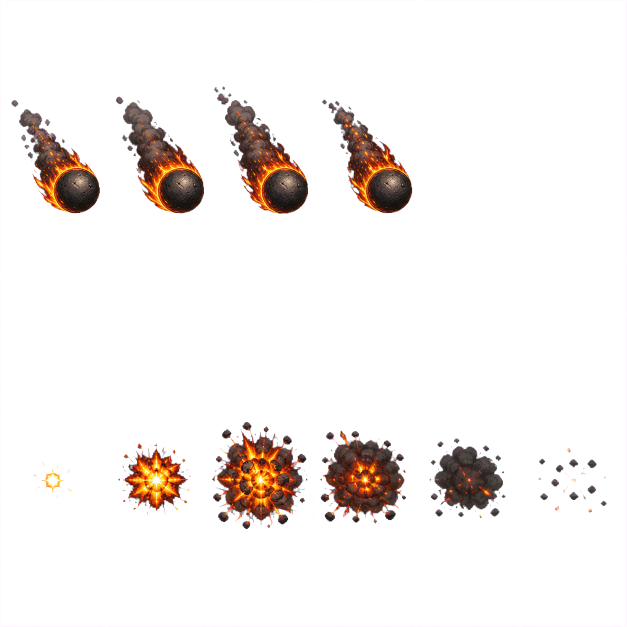
#> input picture docs/generated/campaign-bombardment-source-alpha.png, 1254 x 1254 px (shown at 1/2 size)
$ python extract_bombardment_effects.py
#> lines starting #> are read from the running program, lines starting #| are printed output that depends on the picture
#!/usr/bin/env python3
"""Export registered bombardment animation strips from the generated atlas."""

from __future__ import annotations

import argparse
from pathlib import Path

from PIL import Image


ROOT = Path(__file__).resolve().parents[1]
SOURCE = ROOT / "docs/generated/campaign-bombardment-source-alpha.png"
SHELL_OUTPUT = ROOT / "assets/sprites/effects/bombardment_shell_strip.png"
IMPACT_OUTPUT = ROOT / "assets/sprites/effects/bombardment_impact_strip.png"
FRAME_SIZE = 96
CONTENT_SIZE = 88


def _cell(source: Image.Image, column: int, row: int) -> Image.Image:
    left = round(column * source.width / 6) + 4
    right = round((column + 1) * source.width / 6) - 4
    top = round(row * source.height / 2) + 4
    bottom = round((row + 1) * source.height / 2) - 4
    return source.crop((left, top, right, bottom))


def _registered_frames(cells: list[Image.Image]) -> list[Image.Image]:
    boxes = []
    for index, cell in enumerate(cells):
        box = cell.getchannel("A").getbbox()
        if box is None:
            raise ValueError(f"Frame {index} contains no visible pixels")
        boxes.append(box)

    union = (
        min(box[0] for box in boxes),
        min(box[1] for box in boxes),
        max(box[2] for box in boxes),
        max(box[3] for box in boxes),
    )
    width = union[2] - union[0]
    height = union[3] - union[1]
    scale = CONTENT_SIZE / max(width, height)
    target_width = max(1, round(width * scale))
    target_height = max(1, round(height * scale))

    frames = []
    for cell in cells:
        registered = cell.crop(union).resize(
            (target_width, target_height),
            Image.Resampling.NEAREST,
        )
        frame = Image.new("RGBA", (FRAME_SIZE, FRAME_SIZE), (0, 0, 0, 0))
        frame.alpha_composite(
            registered,
            ((FRAME_SIZE - target_width) // 2, (FRAME_SIZE - target_height) // 2),
        )
        frames.append(frame)
    return frames


def _strip(frames: list[Image.Image]) -> Image.Image:
    atlas = Image.new(
        "RGBA",
        (FRAME_SIZE * len(frames), FRAME_SIZE),
        (0, 0, 0, 0),
    )
    for index, frame in enumerate(frames):
        atlas.alpha_composite(frame, (index * FRAME_SIZE, 0))
    return atlas


def _validate(atlas: Image.Image, frame_count: int, name: str) -> None:
    expected_size = (FRAME_SIZE * frame_count, FRAME_SIZE)
    if atlas.mode != "RGBA" or atlas.size != expected_size:
        raise ValueError(f"{name}: expected RGBA {expected_size}, got {atlas.mode} {atlas.size}")
    for index in range(frame_count):
        frame = atlas.crop(
            (index * FRAME_SIZE, 0, (index + 1) * FRAME_SIZE, FRAME_SIZE)
        )
        if frame.getchannel("A").getbbox() is None:
            raise ValueError(f"{name}: frame {index} is empty")
        for point in ((0, 0), (FRAME_SIZE - 1, 0), (0, FRAME_SIZE - 1), (FRAME_SIZE - 1, FRAME_SIZE - 1)):
            if frame.getpixel(point)[3] != 0:
                raise ValueError(f"{name}: frame {index} corner {point} is opaque")


def build(*, check_only: bool) -> None:
    if not SOURCE.exists():
        raise FileNotFoundError(SOURCE)
    source = Image.open(SOURCE).convert("RGBA")
    shell = _strip(_registered_frames([_cell(source, column, 0) for column in range(4)]))
    impact = _strip(_registered_frames([_cell(source, column, 1) for column in range(6)]))
    _validate(shell, 4, "shell")
    _validate(impact, 6, "impact")

    outputs = {SHELL_OUTPUT: shell, IMPACT_OUTPUT: impact}
    if check_only:
        for path, expected in outputs.items():
            if not path.exists():
                raise FileNotFoundError(path)
            actual = Image.open(path).convert("RGBA")
            if actual.tobytes() != expected.tobytes():
                raise ValueError(f"{path} is not reproducible from the current source")
        print("Validated deterministic bombardment animation strips")
        return

    for path, image in outputs.items():
        path.parent.mkdir(parents=True, exist_ok=True)
        image.save(path, optimize=True)
    print(f"Wrote {SHELL_OUTPUT}")
    print(f"Wrote {IMPACT_OUTPUT}")


def main() -> None:
    parser = argparse.ArgumentParser()
    parser.add_argument("--check", action="store_true")
    args = parser.parse_args()
    build(check_only=args.check)
#> in build, source is the input picture: PIL image 1254x1254 RGBA; mean R, G, B, A 15.9, 11.4, 9.2, 23.9
#> in _registered_frames, `boxes = []`: boxes = []
#> the loop in _registered_frames, `for index, cell in enumerate(cells):` made 4 passes
#> box on passes 1 to 4: (19, 196, 196, 423), (19, 189, 195, 423), (6, 168, 194, 424), (13, 195, 194, 423)
#> after the loop in _registered_frames, `for index, cell in enumerate(cells):`: boxes = [(19, 196, 196, 423), (19, 189, 195, 423), (6, 168, 194, 424), (13, 195, 194, 423)]
#> in _registered_frames, `union = ( min(box[0] for box in boxes), min(box[1] for box in boxes), ..`: union = (6, 168, 196, 424)
#> in _registered_frames, `width = union[2] - union[0]`: width = 190
#> in _registered_frames, `height = union[3] - union[1]`: height = 256
#> in _registered_frames, `scale = CONTENT_SIZE / max(width, height)`: scale = 0.344
#> in _registered_frames, `target_width = max(1, round(width * scale))`: target_width = 65
#> in _registered_frames, `target_height = max(1, round(height * scale))`: target_height = 88
#> the loop in _registered_frames, `for cell in cells:` made 4 passes
#> after the loop in _registered_frames, `for cell in cells:`:
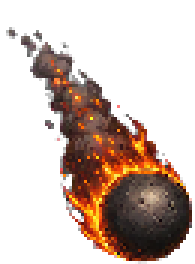
#> registered: PIL image 65x88 RGBA (shown 3 times larger); mean R, G, B, A 39.1, 22.4, 14.5, 85.8; transparent parts drawn white
#> after the loop in _registered_frames, `for cell in cells:`: frames = 4 items
#> in _strip, `atlas = Image.new( "RGBA", (FRAME_SIZE * len(frames), FRAME_SIZE), (0,..`: atlas: PIL image 384x96 RGBA; every value is 0
#> the loop in _strip, `for index, frame in enumerate(frames):` made 4 passes
#> after the loop in _strip, `for index, frame in enumerate(frames):`:
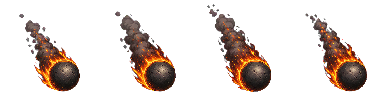
#> atlas: PIL image 384x96 RGBA; mean R, G, B, A 25.2, 15.1, 10.1, 56.7; transparent parts drawn white
#> in _cell (call 8), `left = round(column * source.width / 6) + 4`: left = 631
#> in _cell (call 8), `return source.crop((left, top, right, bottom))`:
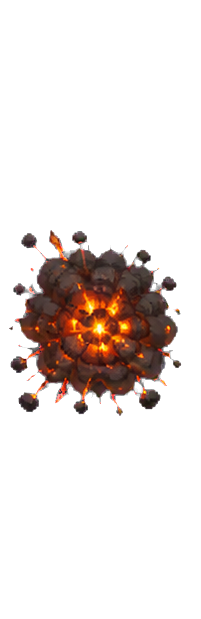
#> returned value: PIL image 201x619 RGBA; mean R, G, B, A 16.4, 8.7, 5.8, 38.7; transparent parts drawn white
#> in _cell (call 9), `left = round(column * source.width / 6) + 4`: left = 840
#> in _cell (call 9), `return source.crop((left, top, right, bottom))`:
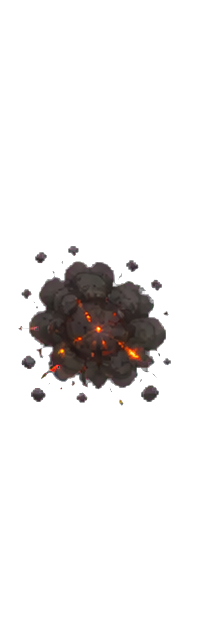
#> returned value: PIL image 201x619 RGBA; mean R, G, B, A 7.6, 6, 5.6, 25.9; transparent parts drawn white
#> in _registered_frames (call 2), `boxes = []`: boxes = []
#> the loop in _registered_frames (call 2), `for index, cell in enumerate(cells):` made 6 passes
#> box on passes 1 to 6: (63, 293, 139, 365), (23, 255, 169, 400), (2, 213, 193, 427), (9, 230, 182, 416), (18, 246, 171, 406), (27, 265, 164, 395)
#> after the loop in _registered_frames (call 2), `for index, cell in enumerate(cells):`: boxes = [(63, 293, 139, 365), (23, 255, 169, 400), (2, 213, 193, 427), (9, 230, 182, 416), (18, 246, 171, 406), (27, 265, 164, 395)]
#> in _registered_frames (call 2), `union = ( min(box[0] for box in boxes), min(box[1] for box in boxes), ..`: union = (2, 213, 193, 427)
#> in _registered_frames (call 2), `width = union[2] - union[0]`: width = 191
#> in _registered_frames (call 2), `height = union[3] - union[1]`: height = 214
#> in _registered_frames (call 2), `scale = CONTENT_SIZE / max(width, height)`: scale = 0.411
#> in _registered_frames (call 2), `target_width = max(1, round(width * scale))`: target_width = 79
#> the loop in _registered_frames (call 2), `for cell in cells:` made 6 passes
#> after the loop in _registered_frames (call 2), `for cell in cells:`:
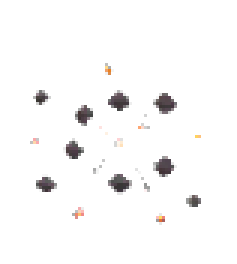
#> registered: PIL image 79x88 RGBA (shown 3 times larger); mean R, G, B, A 4.3, 3.5, 3.4, 8.4; transparent parts drawn white
#> after the loop in _registered_frames (call 2), `for cell in cells:`: frames = 6 items
#> in _strip (call 2), `atlas = Image.new( "RGBA", (FRAME_SIZE * len(frames), FRAME_SIZE), (0,..`: atlas: PIL image 576x96 RGBA; every value is 0
#> the loop in _strip (call 2), `for index, frame in enumerate(frames):` made 6 passes
#> after the loop in _strip (call 2), `for index, frame in enumerate(frames):`:
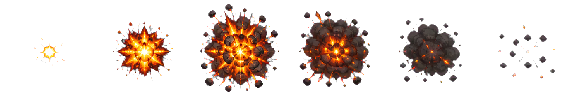
#> atlas: PIL image 576x96 RGBA; mean R, G, B, A 25.5, 14.1, 7.9, 50.7; transparent parts drawn white
#> the loop in _validate (call 2), `for index in range(frame_count):` made 6 passes
#> pass 3, in _validate (call 2), `frame = atlas.crop( (index * FRAME_SIZE, 0, (index + 1) * FRAME_SIZE, ..`:
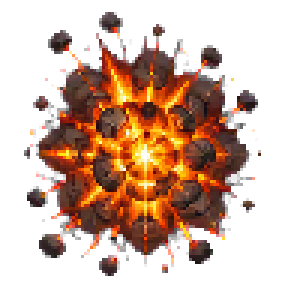
#> frame: PIL image 96x96 RGBA (shown 3 times larger); mean R, G, B, A 58.4, 28.9, 13, 102.9; transparent parts drawn white
#> the loop in build, `for path, image in outputs.items():` made 2 passes


if __name__ == "__main__":
    main()
